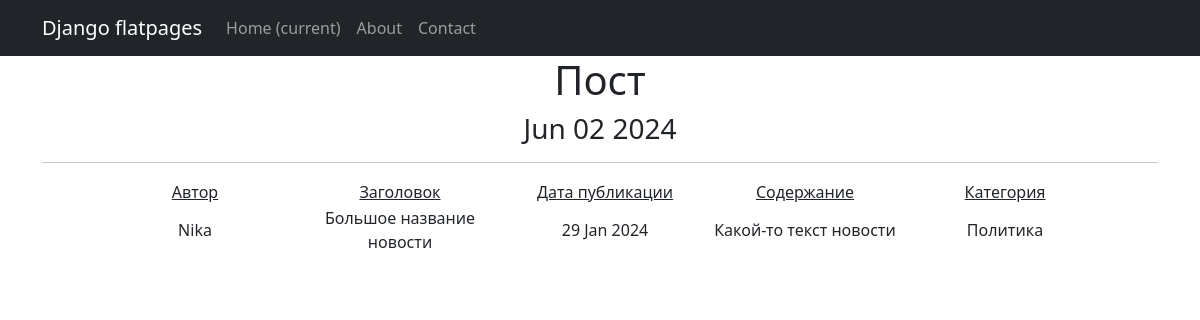
The app's page /post/3, older data.
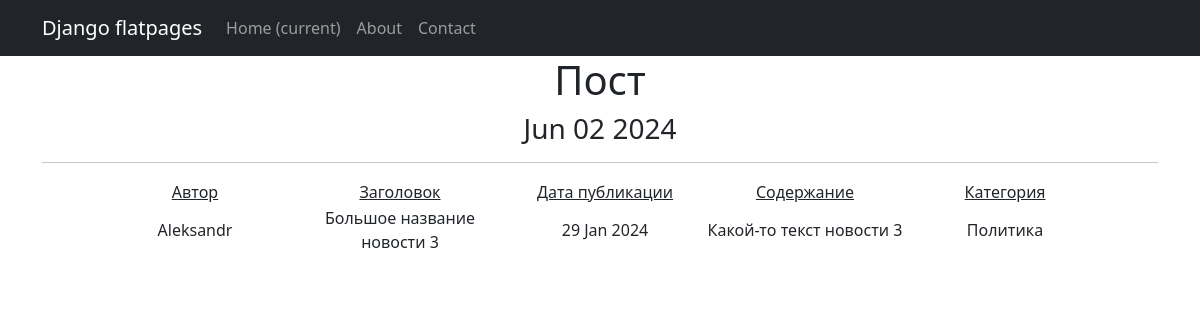
The same page, newer data.
### news/models.py (models this page shows, shortened)
class Post(models.Model):
    author = models.ForeignKey(Author, on_delete=models.CASCADE)
    NEWS = 'NW'
    ARTICLE = 'AR'
    CATEGORY_CHOICES = (
        (NEWS, 'Новость'),
        (ARTICLE, 'Статья'),
        )
    categoryType = models.CharField(max_length=2, choices=CATEGORY_CHOICES, default=ARTICLE)
    dateCreation = models.DateTimeField(auto_now_add=True)
    postCategory = models.ManyToManyField(Category, through='PostCategory')
    title = models.CharField(max_length=128)
    text = models.TextField()
    rating = models.SmallIntegerField(default=0)

class Author(models.Model):
    authorUser = models.OneToOneField(User, on_delete=models.CASCADE)
    ratingAuthor = models.SmallIntegerField(default=0)

### news/views.py (the view)
# urls.py: path('post/<int:pk>', PostDetail.as_view(), name='post_detail'),
class PostDetail(DetailView):
    model = Post
    template_name = 'post.html'
    context_object_name = 'post'
    def get_context_data(self, **kwargs):
        context = super().get_context_data(**kwargs)
        context['time_now'] = datetime.utcnow()
        context['next_sale'] = None
        return context

### news/templatetags/custom_filters.py (called while the page is built)
@register.filter()
def censor(value):
   for word in censor_list:
      value = value.replace(word[1:], '*' * len(word[1:]))
      return value

### templates/post.html
{% extends 'flatpages/default.html' %}
{% load custom_filters %}
{% block content %}
<h1>Пост</h1>
<h3>{{ time_now|date:'M d Y' }}</h3>
<hr>
{% if post %}
<table style="margin-left: auto; margin-right: auto;">
    <tr>
        <td style="width: 200px;"><u>Автор</u></td>
        <td style="width: 210px;"><u>Заголовок</u></td>
        <td style="width: 200px;"><u>Дата публикации</u></td>
        <td style="width: 200px;"><u>Содержание</u></td>
        <td style="width: 200px;"><u>Категория</u></td>
    </tr>
    <tr>
        <td style="width: 200px;">{{ post.author.authorUser.username }}</td>
        <td style="width: 210px;">{{ post.title }}</td>
        <td style="width: 200px;">{{ post.dateCreation|date:'d M Y' }}</td>
        <td style="width: 200px;">{{ post.text|truncatewords:20|censor  }}</td>
        <td style="width: 200px;">
            {% for cat in post.postCategory.all %}
                {{ cat.name }}
            {% endfor %}
        </td>
    </tr>
</table>
{% else %}
<h3>Публикаций нет!</h3>
{% endif %}
{% endblock content %}

Row changes from the older to the newer data that the page shows:
changed Post: author.authorUser.username "Nika" → "Aleksandr"; title "Большое название новости" → "Большое название новости 3"; text|censor "Какой-то текст новости" → "Какой-то текст новости 3"
